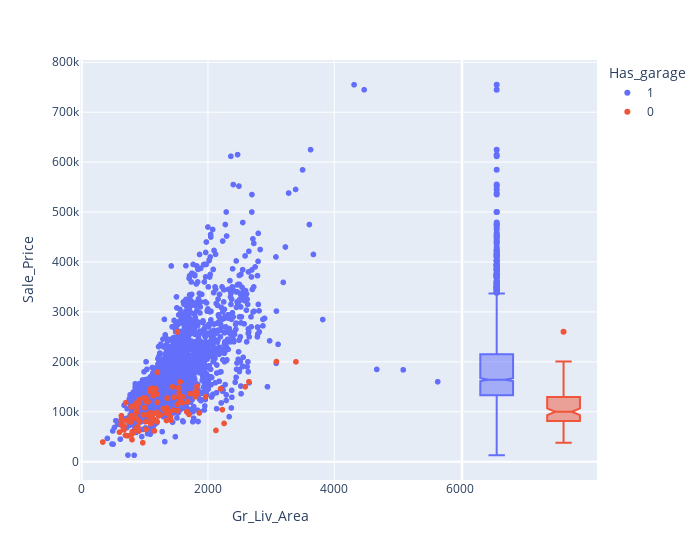

Write notebook code for a chart like this one.
### Code cell
X_train['Has_garage'] = X_train['Has_garage'].astype(str)
fig=px.scatter(X_train, x="Gr_Liv_Area", y="Sale_Price", color="Has_garage", width=700,marginal_y="box")
fig.show()
X_train['Has_garage'] = X_train['Has_garage'].astype(float)
X_train['Has_garage'].value_counts()

### Figure 1 — Plotly figure (JSON) as saved in the notebook; plotly's stock layout.template omitted (floating-point values rounded to 4 significant figures; data arrays with more than 128 entries replaced by an {"elided": "..."} marker saying what was removed)
{"data": [{"hovertemplate": "Has_garage=1<br>Gr_Liv_Area=%{x}<br>Sale_Price=%{y}<extra></extra>", "legendgroup": "1", "marker": {"color": "#636efa", "symbol": "circle"}, "mode": "markers", "name": "1", "showlegend": true, "type": "scattergl", "x": {"elided": "2074 int values"}, "xaxis": "x", "y": {"elided": "2074 int values"}, "yaxis": "y"}, {"alignmentgroup": "True", "hovertemplate": "Has_garage=1<br>Sale_Price=%{y}<extra></extra>", "legendgroup": "1", "marker": {"color": "#636efa", "symbol": "circle"}, "name": "1", "notched": true, "offsetgroup": "1", "showlegend": false, "type": "box", "xaxis": "x2", "y": {"elided": "2074 int values"}, "yaxis": "y2"}, {"hovertemplate": "Has_garage=0<br>Gr_Liv_Area=%{x}<br>Sale_Price=%{y}<extra></extra>", "legendgroup": "0", "marker": {"color": "#EF553B", "symbol": "circle"}, "mode": "markers", "name": "0", "showlegend": true, "type": "scattergl", "x": [974, 1355, 1137, 1158, 1556, 1040, 2256, 1440, 1964, 1200, 1198, 1392, 1175, 1142, 2650, 1464, 1824, 754, 1800, 1025, 1092, 914, 666, 968, 1027, 1131, 796, 599, 864, 1020, 866, 630, 1716, 1406, 3086, 797, 1012, 1152, 980, 1792, 774, 1020, 912, 1560, 1864, 1832, 840, 1414, 1092, 630, 1666, 1344, 1447, 1601, 1092, 800, 1053, 708, 1664, 1517, 1006, 1120, 1540, 1594, 630, 1140, 912, 864, 1114, 698, 1347, 660, 1200, 833, 869, 864, 816, 784, 1522, 1534, 1294, 1248, 334, 858, 1518, 672, 1092, 1678, 3395, 1192, 1184, 1544, 864, 1195, 1800, 1152, 630, 1344, 2200, 1092, 858, 693, 670, 729, 892, 1218, 1100, 2592, 2229, 864, 1140, 1080, 784, 630, 996, 1355, 2128, 882, 1092, 904, 1096, 1701, 1828], "xaxis": "x", "y": [93500, 127000, 96000, 143500, 119000, 124000, 76500, 150000, 130000, 179000, 79900, 100000, 146000, 139500, 160000, 129000, 139000, 84500, 141000, 124000, 88250, 117250, 64500, 37900, 120000, 132000, 55000, 59000, 67000, 94000, 110500, 73000, 135900, 89500, 200500, 44000, 127500, 61500, 127500, 136000, 79000, 64500, 80500, 159900, 97500, 136000, 87000, 83000, 98000, 84500, 100000, 97000, 103000, 129850, 79500, 60000, 120000, 82500, 100000, 115000, 80000, 147000, 129400, 118000, 92000, 96500, 124000, 98000, 142000, 118000, 107500, 63900, 119000, 112000, 85500, 99600, 58500, 91900, 102000, 148000, 106250, 93500, 39300, 88000, 260000, 72000, 76000, 119900, 200000, 135000, 81000, 138000, 115000, 98500, 130000, 82000, 81000, 82375, 145900, 93900, 116500, 52500, 64000, 51689, 70000, 91500, 146000, 150000, 104000, 99900, 84500, 141000, 109500, 75500, 108000, 127500, 62500, 103200, 146000, 61000, 79000, 94550, 150909], "yaxis": "y"}, {"alignmentgroup": "True", "hovertemplate": "Has_garage=0<br>Sale_Price=%{y}<extra></extra>", "legendgroup": "0", "marker": {"color": "#EF553B", "symbol": "circle"}, "name": "0", "notched": true, "offsetgroup": "0", "showlegend": false, "type": "box", "xaxis": "x2", "y": [93500, 127000, 96000, 143500, 119000, 124000, 76500, 150000, 130000, 179000, 79900, 100000, 146000, 139500, 160000, 129000, 139000, 84500, 141000, 124000, 88250, 117250, 64500, 37900, 120000, 132000, 55000, 59000, 67000, 94000, 110500, 73000, 135900, 89500, 200500, 44000, 127500, 61500, 127500, 136000, 79000, 64500, 80500, 159900, 97500, 136000, 87000, 83000, 98000, 84500, 100000, 97000, 103000, 129850, 79500, 60000, 120000, 82500, 100000, 115000, 80000, 147000, 129400, 118000, 92000, 96500, 124000, 98000, 142000, 118000, 107500, 63900, 119000, 112000, 85500, 99600, 58500, 91900, 102000, 148000, 106250, 93500, 39300, 88000, 260000, 72000, 76000, 119900, 200000, 135000, 81000, 138000, 115000, 98500, 130000, 82000, 81000, 82375, 145900, 93900, 116500, 52500, 64000, 51689, 70000, 91500, 146000, 150000, 104000, 99900, 84500, 141000, 109500, 75500, 108000, 127500, 62500, 103200, 146000, 61000, 79000, 94550, 150909], "yaxis": "y2"}], "layout": {"legend": {"title": {"text": "Has_garage"}, "tracegroupgap": 0}, "margin": {"t": 60}, "width": 700, "xaxis": {"anchor": "y", "domain": [0, 0.7363], "title": {"text": "Gr_Liv_Area"}}, "xaxis2": {"anchor": "y2", "domain": [0.7413, 1], "matches": "x2", "showgrid": false, "showline": false, "showticklabels": false, "ticks": ""}, "yaxis": {"anchor": "x", "domain": [0, 1], "title": {"text": "Sale_Price"}}, "yaxis2": {"anchor": "x2", "domain": [0, 1], "matches": "y", "showgrid": true, "showticklabels": false}}}
